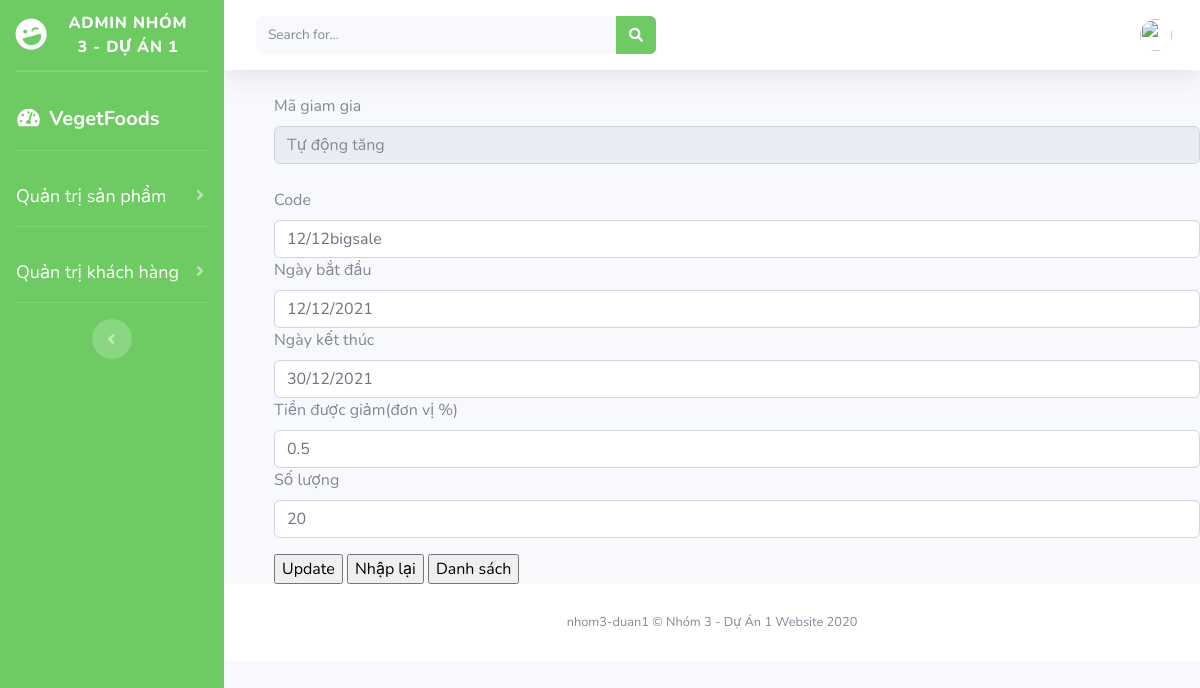
The page /admin/index.php?act=suavoucher&masua=10 on the database its author committed.
### tables this page shows
CREATE TABLE `magiamgia` (
  `id_vc` int(11) NOT NULL,
  `code` varchar(50) NOT NULL,
  `startday` varchar(50) NOT NULL,
  `endday` varchar(50) NOT NULL,
  `salemony` float NOT NULL,
  `quantity` int(11) NOT NULL
);

### admin/voucher/suavoucher.php (the view, shortened to what this page needs)
<?php
if (isset($_GET['masua'])) {
    $suavoucher = $_GET['masua'];
    $sql1 = "SELECT * FROM magiamgia WHERE id_vc=$suavoucher";
    $kq1 = $conn->query($sql1)->fetch();
}
?>
<form method="POST" style="margin-left: 50px;">
    <div class="mb-3">
        <label for="exampleInputPassword1" class="form-label">Mã giam gia</label><br>
        <input type="text" class="form-control" name="id" value="<?php echo $kq1['id_ma'] ?>" disabled placeholder="Tự động tăng"><br>
        <label for="exampleInputPassword1" class="form-label">Code</label>
        <input type="text" class="form-control" value="<?php echo $kq1['code'] ?>" name="code" required>
        <label for="exampleInputPassword1" class="form-label">Ngày bắt đầu</label>
        <input type="text" class="form-control" value="<?php echo $kq1['startday'] ?>" name="startday" required>
        <label for="exampleInputPassword1" class="form-label">Ngày kết thúc</label>
        <input type="text" class="form-control" value="<?php echo $kq1['endday'] ?>" name="endday" required>
        <label for="exampleInputPassword1" class="form-label">Tiền được giảm(đơn vị %)</label>
        <input type="text" class="form-control" value="<?php echo $kq1['salemony'] ?>" name="salemoney" required>
        <label for="exampleInputPassword1" class="form-label">Số lượng</label>
        <input type="text" class="form-control" value="<?php echo $kq1['quantity'] ?>" name="quantity" required>
    </div>
    <input type="submit" name="btn" value="Update">
    <input type="reset" value="Nhập lại">
    <a href="index.php?act=voucher" style="color: white; text-decoration: none;"><input type="button" value="Danh sách"></a>
</form>

### rows shown on the page
magiamgia: code "12/12bigsale", startday "12/12/2021", endday "30/12/2021", salemoney "0.5", quantity "20"
